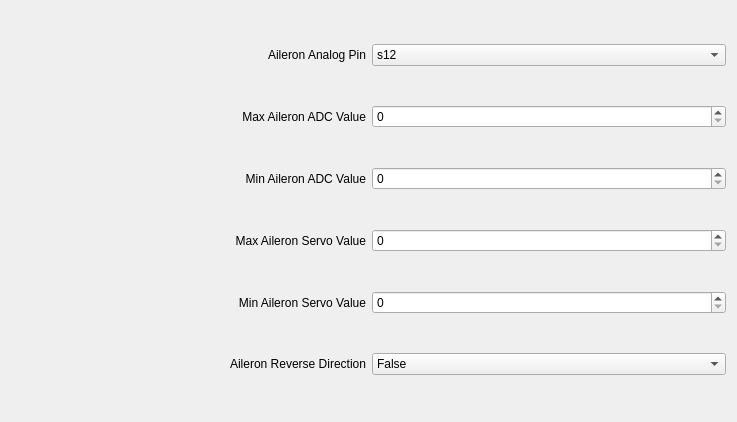
             <widget class="QWidget" name="scrollAreaWidgetContents_11">
              <property name="geometry">
               <rect>
                <x>0</x>
                <y>0</y>
                <width>737</width>
                <height>422</height>
               </rect>
              </property>
              <layout class="QGridLayout" name="gridLayout_18">
               <item row="3" column="0">
                <layout class="QHBoxLayout" name="horizontalLayout_54">
                 <item>
                  <widget class="QLabel" name="label_54">
                   <property name="text">
                    <string>Min Aileron ADC Value</string>
                   </property>
                   <property name="alignment">
                    <set>Qt::AlignRight|Qt::AlignTrailing|Qt::AlignVCenter</set>
                   </property>
                  </widget>
                 </item>
                 <item>
                  <widget class="QSpinBox" name="min_aileron_adc">
                   <property name="maximum">
                    <number>65535</number>
                   </property>
                  </widget>
                 </item>
                </layout>
               </item>
               <item row="5" column="0">
                <layout class="QHBoxLayout" name="horizontalLayout_53">
                 <item>
                  <widget class="QLabel" name="label_53">
                   <property name="text">
                    <string>Max Aileron Servo Value</string>
                   </property>
                   <property name="alignment">
                    <set>Qt::AlignRight|Qt::AlignTrailing|Qt::AlignVCenter</set>
                   </property>
                  </widget>
                 </item>
                 <item>
                  <widget class="QSpinBox" name="max_aileron_servo">
                   <property name="maximum">
                    <number>65535</number>
                   </property>
                  </widget>
                 </item>
                </layout>
               </item>
               <item row="7" column="0">
                <layout class="QHBoxLayout" name="horizontalLayout_89">
                 <item>
                  <widget class="QLabel" name="label_89">
                   <property name="text">
                    <string>Aileron Reverse Direction</string>
                   </property>
                   <property name="alignment">
                    <set>Qt::AlignRight|Qt::AlignTrailing|Qt::AlignVCenter</set>
                   </property>
                  </widget>
                 </item>
                 <item>
                  <widget class="QComboBox" name="aileron_reverse">
                   <property name="currentIndex">
                    <number>1</number>
                   </property>
                   <item>
                    <property name="text">
                     <string>True</string>
                    </property>
                   </item>
                   <item>
                    <property name="text">
                     <string>False</string>
                    </property>
                   </item>
                  </widget>
                 </item>
                </layout>
               </item>
               <item row="0" column="0">
                <layout class="QHBoxLayout" name="horizontalLayout_49">
                 <item>
                  <widget class="QLabel" name="label_49">
                   <property name="text">
                    <string>Aileron Analog Pin</string>
                   </property>
                   <property name="alignment">
                    <set>Qt::AlignRight|Qt::AlignTrailing|Qt::AlignVCenter</set>
                   </property>
                  </widget>
                 </item>
                 <item>
                  <widget class="QComboBox" name="aileron_an_pin">
                   <property name="currentIndex">
                    <number>3</number>
                   </property>
                   <item>
                    <property name="text">
                     <string>s1</string>
                    </property>
                   </item>
                   <item>
                    <property name="text">
                     <string>s10</string>
                    </property>
                   </item>
                   <item>
                    <property name="text">
                     <string>s11</string>
                    </property>
                   </item>
                   <item>
                    <property name="text">
                     <string>s12</string>
                    </property>
                   </item>
                   <item>
                    <property name="text">
                     <string>s13</string>
                    </property>
                   </item>
                   <item>
                    <property name="text">
                     <string>s14</string>
                    </property>
                   </item>
                   <item>
                    <property name="text">
                     <string>s15</string>
                    </property>
                   </item>
                  </widget>
                 </item>
                </layout>
               </item>
               <item row="2" column="0">
                <layout class="QHBoxLayout" name="horizontalLayout_52">
                 <item>
                  <widget class="QLabel" name="label_52">
                   <property name="text">
                    <string>Max Aileron ADC Value</string>
                   </property>
                   <property name="alignment">
                    <set>Qt::AlignRight|Qt::AlignTrailing|Qt::AlignVCenter</set>
                   </property>
                  </widget>
                 </item>
                 <item>
                  <widget class="QSpinBox" name="max_aileron_adc">
                   <property name="minimum">
                    <number>0</number>
                   </property>
                   <property name="maximum">
                    <number>65535</number>
                   </property>
                   <property name="value">
                    <number>0</number>
                   </property>
                  </widget>
                 </item>
                </layout>
               </item>
               <item row="6" column="0">
                <layout class="QHBoxLayout" name="horizontalLayout_55">
                 <item>
                  <widget class="QLabel" name="label_55">
                   <property name="text">
                    <string>Min Aileron Servo Value</string>
                   </property>
                   <property name="alignment">
                    <set>Qt::AlignRight|Qt::AlignTrailing|Qt::AlignVCenter</set>
                   </property>
                  </widget>
                 </item>
                 <item>
                  <widget class="QSpinBox" name="min_aileron_servo">
                   <property name="maximum">
                    <number>65535</number>
                   </property>
                  </widget>
                 </item>
                </layout>
               </item>
              </layout>
             </widget>
